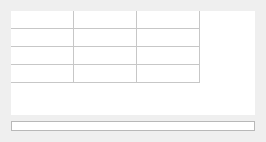
<?xml version="1.0" encoding="UTF-8"?>
<ui version="4.0">
 <class>Widget</class>
 <widget class="QWidget" name="Widget">
  <property name="geometry">
   <rect>
    <x>0</x>
    <y>0</y>
    <width>266</width>
    <height>142</height>
   </rect>
  </property>
  <property name="sizePolicy">
   <sizepolicy hsizetype="Expanding" vsizetype="Expanding">
    <horstretch>3</horstretch>
    <verstretch>10</verstretch>
   </sizepolicy>
  </property>
  <property name="minimumSize">
   <size>
    <width>50</width>
    <height>2</height>
   </size>
  </property>
  <property name="maximumSize">
   <size>
    <width>16777215</width>
    <height>142</height>
   </size>
  </property>
  <property name="windowTitle">
   <string>Widget</string>
  </property>
  <layout class="QVBoxLayout" name="verticalLayout">
   <item>
    <widget class="QTableWidget" name="tableWidget">
     <property name="enabled">
      <bool>true</bool>
     </property>
     <property name="sizePolicy">
      <sizepolicy hsizetype="Expanding" vsizetype="Maximum">
       <horstretch>0</horstretch>
       <verstretch>10</verstretch>
      </sizepolicy>
     </property>
     <property name="frameShape">
      <enum>QFrame::NoFrame</enum>
     </property>
     <property name="frameShadow">
      <enum>QFrame::Plain</enum>
     </property>
     <attribute name="horizontalHeaderVisible">
      <bool>false</bool>
     </attribute>
     <attribute name="horizontalHeaderDefaultSectionSize">
      <number>63</number>
     </attribute>
     <attribute name="horizontalHeaderHighlightSections">
      <bool>true</bool>
     </attribute>
     <attribute name="horizontalHeaderMinimumSectionSize">
      <number>14</number>
     </attribute>
     <attribute name="verticalHeaderVisible">
      <bool>false</bool>
     </attribute>
     <attribute name="verticalHeaderDefaultSectionSize">
      <number>13</number>
     </attribute>
     <attribute name="verticalHeaderHighlightSections">
      <bool>true</bool>
     </attribute>
     <attribute name="verticalHeaderMinimumSectionSize">
      <number>13</number>
     </attribute>
     <row>
      <property name="text">
       <string>New Row</string>
      </property>
     </row>
     <row>
      <property name="text">
       <string>New Row</string>
      </property>
     </row>
     <row>
      <property name="text">
       <string>New Row</string>
      </property>
     </row>
     <row>
      <property name="text">
       <string>New Row</string>
      </property>
     </row>
     <column>
      <property name="text">
       <string>New Column</string>
      </property>
     </column>
     <column>
      <property name="text">
       <string>New Column</string>
      </property>
     </column>
     <column>
      <property name="text">
       <string>New Column</string>
      </property>
     </column>
    </widget>
   </item>
   <item>
    <widget class="QGraphicsView" name="graphicsView">
     <property name="sizePolicy">
      <sizepolicy hsizetype="Expanding" vsizetype="Ignored">
       <horstretch>0</horstretch>
       <verstretch>1</verstretch>
      </sizepolicy>
     </property>
     <property name="baseSize">
      <size>
       <width>0</width>
       <height>10</height>
      </size>
     </property>
     <property name="lineWidth">
      <number>0</number>
     </property>
    </widget>
   </item>
  </layout>
 </widget>
 <layoutdefault spacing="6" margin="11"/>
 <resources/>
 <connections/>
</ui>
